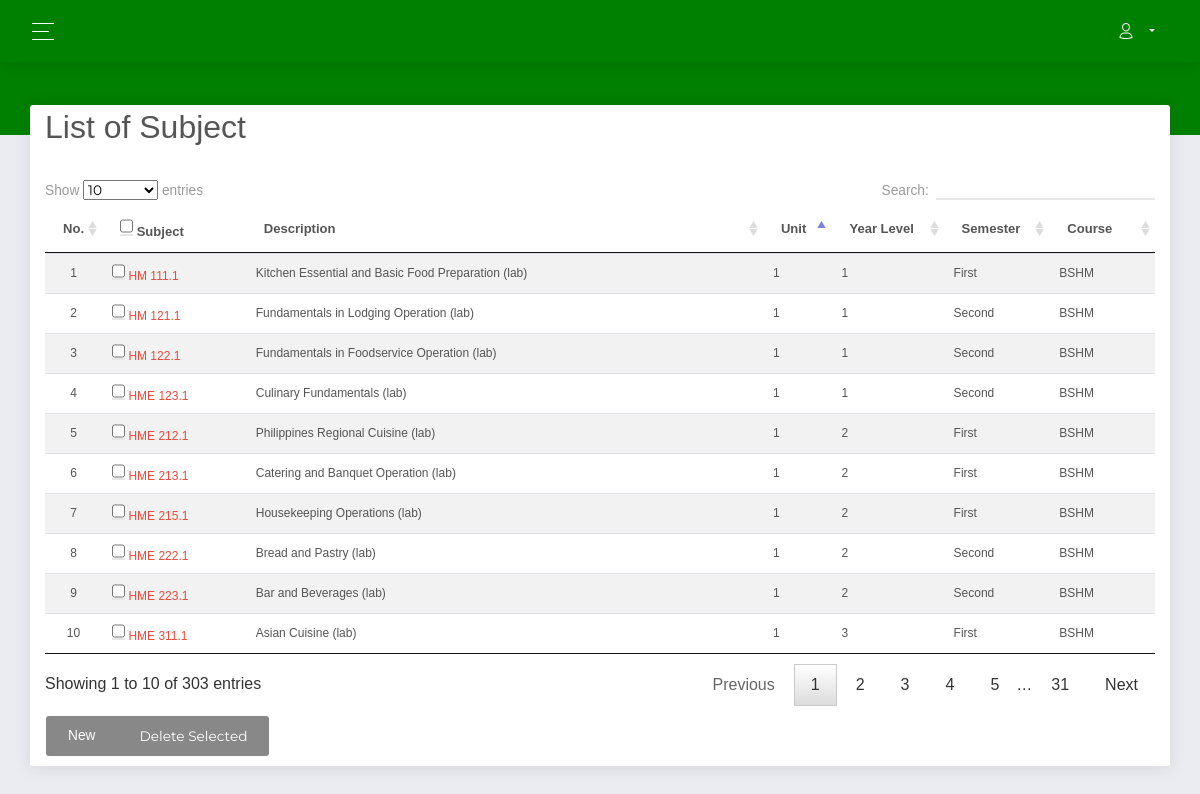
Screenshot of /admin/modules/subject/index.php (signed in) with the database file from the repository.
### tables this page shows
CREATE TABLE `subject` (
  `SUBJ_ID` int(11) NOT NULL,
  `SUBJ_CODE` varchar(30) NOT NULL,
  `SUBJ_DESCRIPTION` varchar(255) NOT NULL,
  `UNIT` int(2) NOT NULL,
  `PRE_REQUISITE` varchar(30) NOT NULL DEFAULT 'None',
  `COURSE_ID` int(11) NOT NULL,
  `AY` varchar(30) NOT NULL,
  `SEMESTER` varchar(20) NOT NULL,
  `YEAR_LEVEL` varchar(20) NOT NULL,
  `LEC_UNIT` int(2) NOT NULL,
  `LAB_UNIT` int(2) NOT NULL
);

CREATE TABLE `course` (
  `COURSE_ID` int(11) NOT NULL,
  `COURSE_NAME` varchar(30) NOT NULL,
  `COURSE_LEVEL` int(11) NOT NULL DEFAULT 1,
  `COURSE_MAJOR` varchar(30) NOT NULL DEFAULT 'None',
  `COURSE_DESC` varchar(255) NOT NULL,
  `DEPT_ID` int(11) NOT NULL
);

### admin/modules/subject/index.php (called while the page is built, shortened)
<?php
require_once '../../theme/templates.php';
?>

### includes/database.php (called while the page is built, shortened)
<?php
class Database {
	var $sql_string = '';
	private $conn;
	public function open_connection() {
		$this->conn = mysqli_connect(DB_SERVER,DB_USER,DB_PASS,DB_NAME);
	}
	function setQuery($sql='') {
		$this->sql_string=$sql;
	}
	function executeQuery() {
		$result = mysqli_query($this->conn,$this->sql_string);
		return $result;
	}
	private function confirm_query($result) {
		return $result;
	}
	function loadResultList( $key='' ) {
		$cur = $this->executeQuery();
		$array = array();
		while ($row = mysqli_fetch_object( $cur )) {
			if ($key) {
				$array[$row->$key] = $row;
			} else {
				$array[] = $row;
			}
		}
		return $array;
	}
}
$mydb = new Database();
?>

### admin/modules/subject/list.php (the view)
<div class="wells">
    <h3 align="left">List of Subject</h3>
    <form action="controller.php?action=delete" Method="POST">
        <table id="example" class="table table-striped" cellspacing="0">
            <thead>
                <tr>
                    <th>No.</th>
                    <th>
                        <input type="checkbox" name="chkall" id="chkall" onclick="return checkall('selector[]');">
                        Subject
                    </th>
                    <th>Description</th>
                    <th>Unit</th>
                    <th>Year Level</th>
                    <th>Semester</th>
                    <th>Course</th>
                </tr>
            </thead>
            <tbody>
                <?php
					  		$mydb->setQuery("SELECT *
											FROM  `subject` s,  `course` c
											WHERE s.`COURSE_ID` = c.`COURSE_ID` ");
						  	loadresult();
				  		function loadresult(){
					  		global $mydb;
					  		$cur = $mydb->loadResultlist();
							foreach ($cur as $result) {
						  		echo '<tr>';
						  		echo '<td width="5%" align="center"></td>';
						  		echo '<td ><input type="checkbox" name="selector[]" id="selector[]" value="'.$result->SUBJ_ID. '"/>
						  				<a href="index.php?view=edit&id='.$result->SUBJ_ID.'">' . $result->SUBJ_CODE.'</a></td>';
						  		echo '<td >'. $result->SUBJ_DESCRIPTION.'</td>';
						  		echo '<td>'. $result->UNIT.'</td>';
								  echo '<td>'. $result->YEAR_LEVEL.'</td>';
						  		echo '<td>'. $result->SEMESTER.'</td>';
						  		echo '<td>'. $result->COURSE_NAME.'</td>';
						  		echo '</tr>';
					  		}
					  	}
				  	?>
            </tbody>
        </table>
        <?php
				if($_SESSION['ACCOUNT_TYPE']=='Administrator'){
						echo '
				<div class="btn-group">
				  <a href="index.php?view=add" class="btn btn-default"><span class="glyphicon glyphicon-plus-sign"></span> New</a>
				  <button type="submit" class="btn btn-default" name="delete"><span class="glyphicon glyphicon-trash"></span> Delete Selected</button>
				</div>';
			}
				?>
    </form>
</div>
</div>

### admin/theme/templates.php (style rules this page uses)
table { font-size: 9px; }
table tr td { font-size: 12px; }

### rows the page displays
subject: SUBJ_CODE "HM 111.1", SUBJ_DESCRIPTION "Kitchen Essential and Basic Food Preparation (lab)", UNIT "1", YEAR_LEVEL "1", SEMESTER "First", COURSE_ID.COURSE_NAME "BSHM"
subject: SUBJ_CODE "HM 121.1", SUBJ_DESCRIPTION "Fundamentals in Lodging Operation (lab)", UNIT "1", YEAR_LEVEL "1", SEMESTER "Second", COURSE_ID.COURSE_NAME "BSHM"
subject: SUBJ_CODE "HM 122.1", SUBJ_DESCRIPTION "Fundamentals in Foodservice Operation (lab)", UNIT "1", YEAR_LEVEL "1", SEMESTER "Second", COURSE_ID.COURSE_NAME "BSHM"
subject: SUBJ_CODE "HME 123.1", SUBJ_DESCRIPTION "Culinary Fundamentals (lab)", UNIT "1", YEAR_LEVEL "1", SEMESTER "Second", COURSE_ID.COURSE_NAME "BSHM"
subject: SUBJ_CODE "HME 212.1", SUBJ_DESCRIPTION "Philippines Regional Cuisine (lab)", UNIT "1", YEAR_LEVEL "2", SEMESTER "First", COURSE_ID.COURSE_NAME "BSHM"
subject: SUBJ_CODE "HME 213.1", SUBJ_DESCRIPTION "Catering and Banquet Operation (lab)", UNIT "1", YEAR_LEVEL "2", SEMESTER "First", COURSE_ID.COURSE_NAME "BSHM"
subject: SUBJ_CODE "HME 215.1", SUBJ_DESCRIPTION "Housekeeping Operations (lab)", UNIT "1", YEAR_LEVEL "2", SEMESTER "First", COURSE_ID.COURSE_NAME "BSHM"
subject: SUBJ_CODE "HME 222.1", SUBJ_DESCRIPTION "Bread and Pastry (lab)", UNIT "1", YEAR_LEVEL "2", SEMESTER "Second", COURSE_ID.COURSE_NAME "BSHM"
subject: SUBJ_CODE "HME 223.1", SUBJ_DESCRIPTION "Bar and Beverages (lab)", UNIT "1", YEAR_LEVEL "2", SEMESTER "Second", COURSE_ID.COURSE_NAME "BSHM"
subject: SUBJ_CODE "HME 311.1", SUBJ_DESCRIPTION "Asian Cuisine (lab)", UNIT "1", YEAR_LEVEL "3", SEMESTER "First", COURSE_ID.COURSE_NAME "BSHM"
